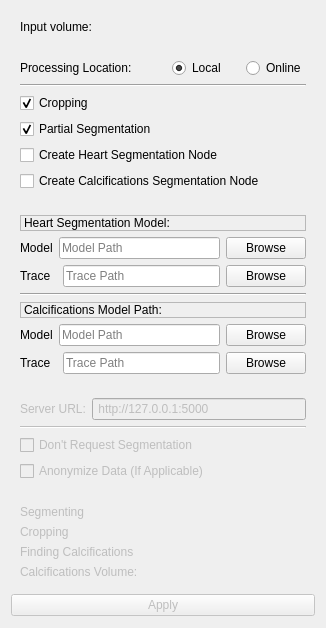
<?xml version="1.0" encoding="UTF-8"?>
<ui version="4.0">
 <class>CaScoreModule</class>
 <widget class="qMRMLWidget" name="CaScoreModule">
  <property name="geometry">
   <rect>
    <x>0</x>
    <y>0</y>
    <width>326</width>
    <height>628</height>
   </rect>
  </property>
  <property name="toolTip">
   <string>If Checked, Removes All Personal Data If Found Before Sending To The Server</string>
  </property>
  <layout class="QVBoxLayout" name="verticalLayout_3">
   <item>
    <widget class="ctkCollapsibleButton" name="inputsCollapsibleButton" native="true">
     <property name="sizePolicy">
      <sizepolicy hsizetype="Minimum" vsizetype="Fixed">
       <horstretch>0</horstretch>
       <verstretch>0</verstretch>
      </sizepolicy>
     </property>
     <property name="text" stdset="0">
      <string>Input Volume</string>
     </property>
     <layout class="QFormLayout" name="formLayout_2">
      <item row="0" column="0">
       <widget class="QLabel" name="label">
        <property name="text">
         <string>Input volume:</string>
        </property>
       </widget>
      </item>
      <item row="0" column="1">
       <widget class="qMRMLNodeComboBox" name="inputSelector" native="true">
        <property name="toolTip">
         <string>Pick the input to the algorithm.</string>
        </property>
        <property name="nodeTypes" stdset="0">
         <stringlist>
          <string>vtkMRMLScalarVolumeNode</string>
         </stringlist>
        </property>
        <property name="showChildNodeTypes" stdset="0">
         <bool>false</bool>
        </property>
        <property name="addEnabled" stdset="0">
         <bool>false</bool>
        </property>
        <property name="removeEnabled" stdset="0">
         <bool>false</bool>
        </property>
       </widget>
      </item>
     </layout>
    </widget>
   </item>
   <item>
    <widget class="ctkCollapsibleButton" name="GeneralSettings" native="true">
     <property name="enabled">
      <bool>true</bool>
     </property>
     <property name="text" stdset="0">
      <string>General Settings</string>
     </property>
     <property name="collapsed" stdset="0">
      <bool>false</bool>
     </property>
     <layout class="QGridLayout" name="gridLayout">
      <item row="0" column="0">
       <widget class="QLabel" name="ProcessingLocationLabel">
        <property name="text">
         <string>Processing Location:</string>
        </property>
       </widget>
      </item>
      <item row="6" column="0" colspan="2">
       <widget class="QCheckBox" name="CalSegNode">
        <property name="toolTip">
         <string>If Checked, Creates A Segmentation Node Showing Found Calcifications In Addition To Volume Computation</string>
        </property>
        <property name="text">
         <string>Create Calcifications Segmentation Node</string>
        </property>
       </widget>
      </item>
      <item row="0" column="1">
       <layout class="QHBoxLayout" name="horizontalLayout" stretch="100,0">
        <property name="spacing">
         <number>20</number>
        </property>
        <property name="sizeConstraint">
         <enum>QLayout::SetDefaultConstraint</enum>
        </property>
        <item>
         <widget class="QRadioButton" name="LocalProcessingRadio">
          <property name="sizePolicy">
           <sizepolicy hsizetype="Fixed" vsizetype="Preferred">
            <horstretch>0</horstretch>
            <verstretch>0</verstretch>
           </sizepolicy>
          </property>
          <property name="text">
           <string>Local</string>
          </property>
          <property name="checked">
           <bool>true</bool>
          </property>
          <attribute name="buttonGroup">
           <string notr="true">buttonGroup</string>
          </attribute>
         </widget>
        </item>
        <item>
         <widget class="QRadioButton" name="OnlineProcessingRadio">
          <property name="sizePolicy">
           <sizepolicy hsizetype="Fixed" vsizetype="Preferred">
            <horstretch>0</horstretch>
            <verstretch>0</verstretch>
           </sizepolicy>
          </property>
          <property name="text">
           <string>Online</string>
          </property>
          <attribute name="buttonGroup">
           <string notr="true">buttonGroup</string>
          </attribute>
         </widget>
        </item>
       </layout>
      </item>
      <item row="5" column="0" colspan="2">
       <widget class="QCheckBox" name="HeartSegNode">
        <property name="toolTip">
         <string>If Checked, Creates A Segmentation Node Marking The Heart, Doesn't Work With Partial Segmentation</string>
        </property>
        <property name="text">
         <string>Create Heart Segmentation Node</string>
        </property>
       </widget>
      </item>
      <item row="4" column="0">
       <widget class="QCheckBox" name="PartialSegmentation">
        <property name="toolTip">
         <string>If Checked,Only Takes Samples To Segment For Cropping, Requires Enabling Cropping</string>
        </property>
        <property name="text">
         <string>Partial Segmentation</string>
        </property>
        <property name="checked">
         <bool>true</bool>
        </property>
       </widget>
      </item>
      <item row="3" column="0">
       <widget class="QCheckBox" name="CroppingEnabled">
        <property name="toolTip">
         <string>If Checked, Crops Out The Background, Only Keeps The Heart</string>
        </property>
        <property name="text">
         <string>Cropping</string>
        </property>
        <property name="checked">
         <bool>true</bool>
        </property>
       </widget>
      </item>
      <item row="2" column="0" colspan="2">
       <widget class="Line" name="line">
        <property name="orientation">
         <enum>Qt::Horizontal</enum>
        </property>
       </widget>
      </item>
     </layout>
    </widget>
   </item>
   <item>
    <widget class="ctkCollapsibleButton" name="LocalSettings" native="true">
     <property name="enabled">
      <bool>true</bool>
     </property>
     <property name="minimumSize">
      <size>
       <width>0</width>
       <height>0</height>
      </size>
     </property>
     <property name="text" stdset="0">
      <string>Local Processing Settings</string>
     </property>
     <property name="collapsed" stdset="0">
      <bool>true</bool>
     </property>
     <layout class="QVBoxLayout" name="verticalLayout_2">
      <item>
       <widget class="QLabel" name="HeartSegLabel">
        <property name="frameShape">
         <enum>QFrame::StyledPanel</enum>
        </property>
        <property name="text">
         <string>Heart Segmentation Model:</string>
        </property>
        <property name="margin">
         <number>0</number>
        </property>
       </widget>
      </item>
      <item>
       <layout class="QHBoxLayout" name="horizontalLayout_3">
        <item>
         <widget class="QLabel" name="label_2">
          <property name="text">
           <string>Model</string>
          </property>
         </widget>
        </item>
        <item>
         <widget class="QLineEdit" name="HeartModelPath">
          <property name="placeholderText">
           <string>Model Path</string>
          </property>
         </widget>
        </item>
        <item>
         <widget class="QPushButton" name="HeartModelBrowse">
          <property name="sizePolicy">
           <sizepolicy hsizetype="Fixed" vsizetype="Fixed">
            <horstretch>0</horstretch>
            <verstretch>0</verstretch>
           </sizepolicy>
          </property>
          <property name="text">
           <string>Browse</string>
          </property>
         </widget>
        </item>
       </layout>
      </item>
      <item>
       <layout class="QHBoxLayout" name="horizontalLayout_2">
        <item>
         <widget class="QLabel" name="label_3">
          <property name="text">
           <string>Trace  </string>
          </property>
         </widget>
        </item>
        <item>
         <widget class="QLineEdit" name="HeartTracePath">
          <property name="placeholderText">
           <string>Trace Path</string>
          </property>
         </widget>
        </item>
        <item>
         <widget class="QPushButton" name="HeartTraceBrowse">
          <property name="text">
           <string>Browse</string>
          </property>
         </widget>
        </item>
       </layout>
      </item>
      <item>
       <widget class="Line" name="line_2">
        <property name="orientation">
         <enum>Qt::Horizontal</enum>
        </property>
       </widget>
      </item>
      <item>
       <widget class="QLabel" name="CalModelLabel">
        <property name="frameShape">
         <enum>QFrame::StyledPanel</enum>
        </property>
        <property name="text">
         <string>Calcifications Model Path:</string>
        </property>
       </widget>
      </item>
      <item>
       <layout class="QHBoxLayout" name="horizontalLayout_4">
        <item>
         <widget class="QLabel" name="label_4">
          <property name="text">
           <string>Model</string>
          </property>
         </widget>
        </item>
        <item>
         <widget class="QLineEdit" name="CalModelPath">
          <property name="placeholderText">
           <string>Model Path</string>
          </property>
         </widget>
        </item>
        <item>
         <widget class="QPushButton" name="CalModelBrowse">
          <property name="sizePolicy">
           <sizepolicy hsizetype="Fixed" vsizetype="Fixed">
            <horstretch>0</horstretch>
            <verstretch>0</verstretch>
           </sizepolicy>
          </property>
          <property name="text">
           <string>Browse</string>
          </property>
         </widget>
        </item>
       </layout>
      </item>
      <item>
       <layout class="QHBoxLayout" name="horizontalLayout_5">
        <item>
         <widget class="QLabel" name="label_5">
          <property name="text">
           <string>Trace  </string>
          </property>
         </widget>
        </item>
        <item>
         <widget class="QLineEdit" name="CalTracePath">
          <property name="placeholderText">
           <string>Trace Path</string>
          </property>
         </widget>
        </item>
        <item>
         <widget class="QPushButton" name="CalTraceBrowse">
          <property name="text">
           <string>Browse</string>
          </property>
         </widget>
        </item>
       </layout>
      </item>
     </layout>
    </widget>
   </item>
   <item>
    <widget class="ctkCollapsibleButton" name="OnlineSettings" native="true">
     <property name="enabled">
      <bool>false</bool>
     </property>
     <property name="text" stdset="0">
      <string>Online Processing Settings</string>
     </property>
     <property name="collapsed" stdset="0">
      <bool>true</bool>
     </property>
     <layout class="QGridLayout" name="gridLayout_3">
      <item row="0" column="1">
       <widget class="QLineEdit" name="URLLineEdit">
        <property name="enabled">
         <bool>false</bool>
        </property>
        <property name="toolTip">
         <string>URL</string>
        </property>
        <property name="text">
         <string> http://127.0.0.1:5000</string>
        </property>
       </widget>
      </item>
      <item row="2" column="0" colspan="2">
       <widget class="QCheckBox" name="SegAndCrop">
        <property name="toolTip">
         <string>If Checked, Doesn't Request Segmented Data From The Server, Reduces Time But Forces Partial Segmentation &amp; Disables Creation of Segmentation Node</string>
        </property>
        <property name="text">
         <string>Don't Request Segmentation</string>
        </property>
       </widget>
      </item>
      <item row="1" column="0" colspan="2">
       <widget class="Line" name="line_3">
        <property name="orientation">
         <enum>Qt::Horizontal</enum>
        </property>
       </widget>
      </item>
      <item row="3" column="0" colspan="2">
       <widget class="QCheckBox" name="Anonymize">
        <property name="toolTip">
         <string>If Checked, Removes Personal Data If Found Before Sending To The Server</string>
        </property>
        <property name="text">
         <string>Anonymize Data (If Applicable)</string>
        </property>
       </widget>
      </item>
      <item row="0" column="0">
       <widget class="QLabel" name="ServerURLLabel">
        <property name="maximumSize">
         <size>
          <width>16777215</width>
          <height>22</height>
         </size>
        </property>
        <property name="toolTip">
         <string>URL of The Server For Data Processing</string>
        </property>
        <property name="text">
         <string>Server URL:</string>
        </property>
       </widget>
      </item>
     </layout>
    </widget>
   </item>
   <item>
    <widget class="ctkCollapsibleButton" name="Progress" native="true">
     <property name="enabled">
      <bool>false</bool>
     </property>
     <property name="text" stdset="0">
      <string>Progress</string>
     </property>
     <property name="collapsed" stdset="0">
      <bool>true</bool>
     </property>
     <layout class="QGridLayout" name="gridLayout_4">
      <item row="0" column="0">
       <layout class="QHBoxLayout" name="horizontalLayout_6">
        <item>
         <layout class="QVBoxLayout" name="verticalLayout">
          <item>
           <widget class="QLabel" name="Segmenting">
            <property name="enabled">
             <bool>false</bool>
            </property>
            <property name="text">
             <string>Segmenting</string>
            </property>
           </widget>
          </item>
          <item>
           <widget class="QLabel" name="Cropping">
            <property name="enabled">
             <bool>false</bool>
            </property>
            <property name="text">
             <string>Cropping</string>
            </property>
           </widget>
          </item>
          <item>
           <widget class="QLabel" name="Cals">
            <property name="enabled">
             <bool>false</bool>
            </property>
            <property name="text">
             <string>Finding Calcifications</string>
            </property>
           </widget>
          </item>
          <item>
           <widget class="QLabel" name="CalVol">
            <property name="enabled">
             <bool>false</bool>
            </property>
            <property name="text">
             <string>Calcifications Volume: </string>
            </property>
           </widget>
          </item>
         </layout>
        </item>
       </layout>
      </item>
     </layout>
    </widget>
   </item>
   <item>
    <widget class="QPushButton" name="applyButton">
     <property name="enabled">
      <bool>false</bool>
     </property>
     <property name="toolTip">
      <string>Run the algorithm.</string>
     </property>
     <property name="text">
      <string>Apply</string>
     </property>
    </widget>
   </item>
   <item>
    <spacer name="verticalSpacer">
     <property name="orientation">
      <enum>Qt::Vertical</enum>
     </property>
     <property name="sizeHint" stdset="0">
      <size>
       <width>20</width>
       <height>40</height>
      </size>
     </property>
    </spacer>
   </item>
  </layout>
 </widget>
 <customwidgets>
  <customwidget>
   <class>ctkCollapsibleButton</class>
   <extends>QWidget</extends>
   <header location="global">ctkCollapsibleButton.h</header>
   <container>1</container>
  </customwidget>
  <customwidget>
   <class>qMRMLNodeComboBox</class>
   <extends>QWidget</extends>
   <header>qMRMLNodeComboBox.h</header>
  </customwidget>
  <customwidget>
   <class>qMRMLWidget</class>
   <extends>QWidget</extends>
   <header>qMRMLWidget.h</header>
   <container>1</container>
  </customwidget>
 </customwidgets>
 <resources/>
 <connections>
  <connection>
   <sender>CaScoreModule</sender>
   <signal>mrmlSceneChanged(vtkMRMLScene*)</signal>
   <receiver>inputSelector</receiver>
   <slot>setMRMLScene(vtkMRMLScene*)</slot>
   <hints>
    <hint type="sourcelabel">
     <x>122</x>
     <y>132</y>
    </hint>
    <hint type="destinationlabel">
     <x>248</x>
     <y>61</y>
    </hint>
   </hints>
  </connection>
 </connections>
 <buttongroups>
  <buttongroup name="buttonGroup"/>
 </buttongroups>
</ui>
